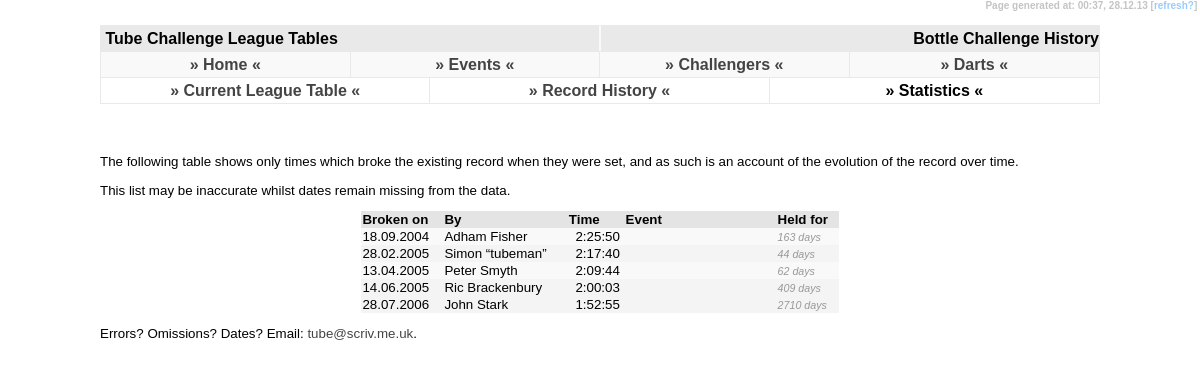
Page /bottle/history/index.php on the committed database.
### tables this page shows
CREATE TABLE IF NOT EXISTS `tc_data` (
  `tc_challenge` varchar(3) NOT NULL DEFAULT '',
  `tc_name` varchar(255) NOT NULL DEFAULT '',
  `tc_hours` tinyint(2) NOT NULL DEFAULT '0',
  `tc_mins` tinyint(2) NOT NULL DEFAULT '0',
  `tc_sec` tinyint(2) NOT NULL DEFAULT '0',
  `tc_event` varchar(255) DEFAULT NULL,
  `tc_date` date DEFAULT NULL,
  `tc_fn_station_count` smallint(4) DEFAULT NULL,
  `tc_fn274_excluded_station` varchar(3) DEFAULT NULL,
  `tc_fn_gwr` char(1) DEFAULT NULL,
  `tc_uid` int(4) NOT NULL AUTO_INCREMENT,
  `tc_pending_yn` char(1) NOT NULL DEFAULT 'N',
  `tc_upd_id` varchar(3) NOT NULL DEFAULT '',
  `tc_upd_date` timestamp NOT NULL DEFAULT CURRENT_TIMESTAMP ON UPDATE CURRENT_TIMESTAMP,
  PRIMARY KEY (`tc_uid`)
);

### bottle/history/index.php (the view, shortened to what this page needs)
<!DOCTYPE html PUBLIC "-//W3C//DTD XHTML 1.0 Strict//EN" "http://www.w3.org/TR/xhtml1/DTD/xhtml1-strict.dtd">
<html xmlns="http://www.w3.org/1999/xhtml" xml:lang="en">
<head>
  <link rel="stylesheet" title="Default" type="text/css" href="../../default.css" />
</head>
<body><div id="temps">Page generated at: <?php echo date("H:i"); ?>,&nbsp;<?php echo date("d.m.y"); ?>&nbsp;[<a class="text" href="javascript:location.reload()">refresh?</a>]&nbsp;</div>
<div id="header1">&nbsp;Tube Challenge League Tables</div>
<div id="header2">&nbsp;Bottle Challenge History</div>
<?php
	include('../../menu.php');
	include('../../submenu.php');
?>
<div id="content">
	<h3>&nbsp;</h3>
<p>The following table shows only times which broke the existing record when they were set, and as such is an account of the evolution of the record over time.</p>
<p>This list may be inaccurate whilst dates remain missing from the data.</p>
			<table align="center" border="0" cellpadding="1" cellspacing="0">
				<tr class="newshead">
					<td width="80">Broken on</td>
					<td>By</td>
					<td align="center">Time&nbsp;</td>
					<td width="150">Event</td>
					<td width="60">Held for</td>
				</tr>
				<?php
					$query = "SELECT * FROM tc_data WHERE tc_challenge = 'BOT' AND tc_date is not null ORDER BY tc_date, tc_hours, tc_mins, tc_sec";
					$fnc = mysql_query($query) or die("Select Failed! [302]");
					$fncpos = 0;
						$prevhr = 19;
						$prevmin = 57;
						$prevsec = 47;
					while ($fncdata = mysql_fetch_array($fnc)) {
						$fncpos++;
						if(mktime($fncdata['tc_hours'], $fncdata['tc_mins'], $fncdata['tc_sec']) < mktime($prevhr, $prevmin, $prevsec)){
						if ($fncpos > 1){
						?>
					<td><i><?php $diff = (date("U", strtotime($fncdata['tc_date'])) - $prevdate)/86400; echo round($diff); ?> days</i></td>
				</tr><?php } ?>
				<tr class="row<?php if($fncpos%2 != 0){ echo "1"; } else { echo "2"; } ?>">
					<td><?php if ($fncdata['tc_date']){ echo date("d.m.Y", strtotime($fncdata['tc_date']));} ?></td>
					<td><?php echo $fncdata['tc_name']; ?></td>
					<td width="75" align="right"><?php if ($fncdata['tc_fn_gwr'] == "Y"){ ?>&#174;&nbsp;<?php } echo $fncdata['tc_hours']; ?>:<?php if ($fncdata['tc_mins'] < 10){ ?>0<?php } echo $fncdata['tc_mins']; ?>:<?php if ($fncdata['tc_sec'] < 10){ ?>0<?php } echo $fncdata['tc_sec']; ?>&nbsp;</td>
					<td>&nbsp;<i><?php echo $fncdata['tc_event']; ?></i></td>
				<?php	$prevhr = $fncdata['tc_hours'];
						$prevmin = $fncdata['tc_mins'];
						$prevsec = $fncdata['tc_sec'];
						$prevdate = date("U", strtotime($fncdata['tc_date']));
					} } ?>
					<td><i><?php $diff = (date("U", strtotime(date("Y-m-d"))) - $prevdate)/86400; echo round($diff); ?> days</i></td>
				</tr>
			</table>
<p>Errors? Omissions? Dates? Email: <a href="mailto:tube@scriv.me.uk">tube&#64;scriv.me.uk</a>.</p>
</div>
</body>
</html>

### default.css (style rules this page uses)
body { padding: 0; margin: 0; font-family: Trebuchet MS, Arial, Verdana, Helvetica, Calibri, sans-serif; background-color: #fff; font-weight: bold; }
#header1 { position: absolute; height: 25px; border-right: solid 1px #f9f9f9; border-left: solid 1px #e9e9e9; border-top: solid 1px #e9e9e9; border-bottom: solid 1px #e9e9e9; left: 100px; right: 50%; top: 25px; background-color: #e9e9e9; line-height: 25px; vertical-align: middle; }
#header2 { position: absolute; height: 25px; border-left: solid 1px #f9f9f9; border-right: solid 1px #e9e9e9; border-top: solid 1px #e9e9e9; border-bottom: solid 1px #e9e9e9; left: 50%; right: 100px; top: 25px; background-color: #e9e9e9; border-width: 1px; line-height: 25px; vertical-align: middle; text-align: right; }
#content { position: absolute; left: 100px; right: 100px; top: 108px; font-weight: normal; font-size: 10pt; text-align: justify; }
#temps { text-align: right; color: #c4c4c4; font-size: 7.5pt; position: absolute; right: 0px; height: 15px; top: 0px; margin: 0px 0px; vertical-align: middle; background-color: #ffffff; }
.newshead { background-color: #e4e4e4; vertical-align: middle; font-weight: bold; }
.row1 { background-color: #f9f9f9; }
.row2 { background-color: #f4f4f4; }
i { font-size: 8pt; color: #999999; }
a:link { color: #444444; text-decoration: none; }
a.text:link { color: #99ccff; text-decoration: none; }
h3 { padding-top: 15px; margin: 0; }

### rows in the picture
tc_data: tc_date "18.09.2004", tc_name "Adham Fisher", tc_hours "2", tc_mins "25", tc_sec "50"
tc_data: diff "163", tc_date "28.02.2005", tc_name "Simon “tubeman”", tc_hours "2", tc_mins "17", tc_sec "40"
tc_data: diff "44", tc_date "13.04.2005", tc_name "Peter Smyth", tc_hours "2", tc_mins "9", tc_sec "44"
tc_data: diff "62", tc_date "14.06.2005", tc_name "Ric Brackenbury", tc_hours "2", tc_mins "0", tc_sec "3"
tc_data: diff "409", tc_date "28.07.2006", tc_name "John Stark", tc_hours "1", tc_mins "52", tc_sec "55", tc_date "2710"
